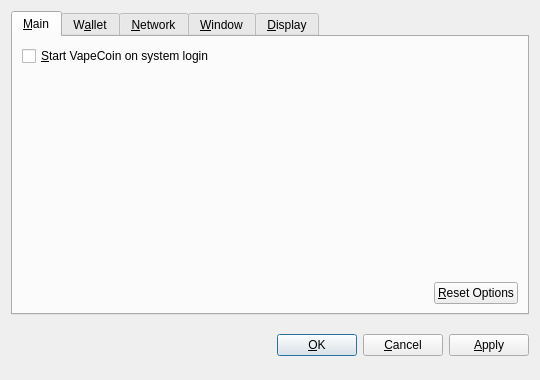
<?xml version="1.0" encoding="UTF-8"?>
<ui version="4.0">
 <class>OptionsDialog</class>
 <widget class="QDialog" name="OptionsDialog">
  <property name="geometry">
   <rect>
    <x>0</x>
    <y>0</y>
    <width>540</width>
    <height>380</height>
   </rect>
  </property>
  <property name="windowTitle">
   <string>Options</string>
  </property>
  <property name="modal">
   <bool>true</bool>
  </property>
  <layout class="QVBoxLayout" name="verticalLayout">
   <item>
    <widget class="QTabWidget" name="tabWidget">
     <property name="tabPosition">
      <enum>QTabWidget::North</enum>
     </property>
     <property name="currentIndex">
      <number>0</number>
     </property>
     <widget class="QWidget" name="tabMain">
      <attribute name="title">
       <string>&amp;Main</string>
      </attribute>
      <layout class="QVBoxLayout" name="verticalLayout_Main">
       <item>
        <widget class="QCheckBox" name="bitcoinAtStartup">
         <property name="toolTip">
          <string>Automatically start VapeCoin after logging in to the system.</string>
         </property>
         <property name="text">
          <string>&amp;Start VapeCoin on system login</string>
         </property>
        </widget>
       </item>
       <item>
        <spacer name="verticalSpacer_Main">
         <property name="orientation">
          <enum>Qt::Vertical</enum>
         </property>
         <property name="sizeHint" stdset="0">
          <size>
           <width>20</width>
           <height>40</height>
          </size>
         </property>
        </spacer>
       </item>
       <item>
        <layout class="QHBoxLayout" name="horizontalLayout_2_Main">
         <item>
          <spacer name="horizontalSpacer_2_Main">
           <property name="orientation">
            <enum>Qt::Horizontal</enum>
           </property>
           <property name="sizeHint" stdset="0">
            <size>
             <width>40</width>
             <height>20</height>
            </size>
           </property>
          </spacer>
         </item>
         <item>
          <widget class="QPushButton" name="resetButton">
           <property name="toolTip">
            <string>Reset all client options to default.</string>
           </property>
           <property name="text">
            <string>&amp;Reset Options</string>
           </property>
           <property name="autoDefault">
            <bool>false</bool>
           </property>
          </widget>
         </item>
        </layout>
       </item>
      </layout>
     </widget>
     <widget class="QWidget" name="tabWallet">
      <attribute name="title">
       <string>W&amp;allet</string>
      </attribute>
      <layout class="QVBoxLayout" name="verticalLayout_Network">
       <item>
        <widget class="QLabel" name="transactionFeeInfoLabel">
         <property name="text">
          <string>Optional transaction fee per kB that helps make sure your transactions are processed quickly. Most transactions are 1 kB.</string>
         </property>
         <property name="textFormat">
          <enum>Qt::PlainText</enum>
         </property>
         <property name="wordWrap">
          <bool>true</bool>
         </property>
        </widget>
       </item>
       <item>
        <layout class="QHBoxLayout" name="horizontalLayout_1_Main">
         <item>
          <widget class="QLabel" name="transactionFeeLabel">
           <property name="text">
            <string>Pay transaction &amp;fee</string>
           </property>
           <property name="textFormat">
            <enum>Qt::PlainText</enum>
           </property>
           <property name="buddy">
            <cstring>transactionFee</cstring>
           </property>
          </widget>
         </item>
         <item>
          <widget class="BitcoinAmountField" name="transactionFee"/>
         </item>
         <item>
          <spacer name="horizontalSpacer_1_Main">
           <property name="orientation">
            <enum>Qt::Horizontal</enum>
           </property>
           <property name="sizeHint" stdset="0">
            <size>
             <width>40</width>
             <height>20</height>
            </size>
           </property>
          </spacer>
         </item>
        </layout>
       </item>
       <item>
        <widget class="QLabel" name="label">
         <property name="text">
          <string>If you disable the spending of unconfirmed change, the change from a transaction cannot be used until that transaction has at least one confirmation. This also affects how your balance is computed.</string>
         </property>
         <property name="wordWrap">
          <bool>true</bool>
         </property>
        </widget>
       </item>
       <item>
        <widget class="QCheckBox" name="spendZeroConfChange">
         <property name="text">
          <string>Spend unconfirmed change  (experts only)</string>
         </property>
        </widget>
       </item>
       <item>
        <spacer name="verticalSpacer">
         <property name="orientation">
          <enum>Qt::Vertical</enum>
         </property>
         <property name="sizeHint" stdset="0">
          <size>
           <width>20</width>
           <height>40</height>
          </size>
         </property>
        </spacer>
       </item>
      </layout>
     </widget>
     <widget class="QWidget" name="tabNetwork">
      <attribute name="title">
       <string>&amp;Network</string>
      </attribute>
      <layout class="QVBoxLayout" name="verticalLayout_Network">
       <item>
        <widget class="QCheckBox" name="mapPortUpnp">
         <property name="toolTip">
          <string>Automatically open the VapeCoin client port on the router. This only works when your router supports UPnP and it is enabled.</string>
         </property>
         <property name="text">
          <string>Map port using &amp;UPnP</string>
         </property>
        </widget>
       </item>
       <item>
        <widget class="QCheckBox" name="connectSocks">
         <property name="toolTip">
          <string>Connect to the VapeCoin network through a SOCKS proxy (e.g. when connecting through Tor).</string>
         </property>
         <property name="text">
          <string>&amp;Connect through SOCKS proxy:</string>
         </property>
        </widget>
       </item>
       <item>
        <layout class="QHBoxLayout" name="horizontalLayout_Network">
         <item>
          <widget class="QLabel" name="proxyIpLabel">
           <property name="text">
            <string>Proxy &amp;IP:</string>
           </property>
           <property name="textFormat">
            <enum>Qt::PlainText</enum>
           </property>
           <property name="buddy">
            <cstring>proxyIp</cstring>
           </property>
          </widget>
         </item>
         <item>
          <widget class="QValidatedLineEdit" name="proxyIp">
           <property name="maximumSize">
            <size>
             <width>140</width>
             <height>16777215</height>
            </size>
           </property>
           <property name="toolTip">
            <string>IP address of the proxy (e.g. 127.0.0.1)</string>
           </property>
          </widget>
         </item>
         <item>
          <widget class="QLabel" name="proxyPortLabel">
           <property name="text">
            <string>&amp;Port:</string>
           </property>
           <property name="textFormat">
            <enum>Qt::PlainText</enum>
           </property>
           <property name="buddy">
            <cstring>proxyPort</cstring>
           </property>
          </widget>
         </item>
         <item>
          <widget class="QLineEdit" name="proxyPort">
           <property name="maximumSize">
            <size>
             <width>55</width>
             <height>16777215</height>
            </size>
           </property>
           <property name="toolTip">
            <string>Port of the proxy (e.g. 9050)</string>
           </property>
          </widget>
         </item>
         <item>
          <widget class="QLabel" name="socksVersionLabel">
           <property name="text">
            <string>SOCKS &amp;Version:</string>
           </property>
           <property name="textFormat">
            <enum>Qt::PlainText</enum>
           </property>
           <property name="buddy">
            <cstring>socksVersion</cstring>
           </property>
          </widget>
         </item>
         <item>
          <widget class="QValueComboBox" name="socksVersion">
           <property name="toolTip">
            <string>SOCKS version of the proxy (e.g. 5)</string>
           </property>
          </widget>
         </item>
         <item>
          <spacer name="horizontalSpacer_Network">
           <property name="orientation">
            <enum>Qt::Horizontal</enum>
           </property>
           <property name="sizeHint" stdset="0">
            <size>
             <width>40</width>
             <height>20</height>
            </size>
           </property>
          </spacer>
         </item>
        </layout>
       </item>
       <item>
        <spacer name="verticalSpacer_Network">
         <property name="orientation">
          <enum>Qt::Vertical</enum>
         </property>
         <property name="sizeHint" stdset="0">
          <size>
           <width>20</width>
           <height>40</height>
          </size>
         </property>
        </spacer>
       </item>
      </layout>
     </widget>
     <widget class="QWidget" name="tabWindow">
      <attribute name="title">
       <string>&amp;Window</string>
      </attribute>
      <layout class="QVBoxLayout" name="verticalLayout_Window">
       <item>
        <widget class="QCheckBox" name="minimizeToTray">
         <property name="toolTip">
          <string>Show only a tray icon after minimizing the window.</string>
         </property>
         <property name="text">
          <string>&amp;Minimize to the tray instead of the taskbar</string>
         </property>
        </widget>
       </item>
       <item>
        <widget class="QCheckBox" name="minimizeOnClose">
         <property name="toolTip">
          <string>Minimize instead of exit the application when the window is closed. When this option is enabled, the application will be closed only after selecting Quit in the menu.</string>
         </property>
         <property name="text">
          <string>M&amp;inimize on close</string>
         </property>
        </widget>
       </item>
       <item>
        <spacer name="verticalSpacer_Window">
         <property name="orientation">
          <enum>Qt::Vertical</enum>
         </property>
         <property name="sizeHint" stdset="0">
          <size>
           <width>20</width>
           <height>40</height>
          </size>
         </property>
        </spacer>
       </item>
      </layout>
     </widget>
     <widget class="QWidget" name="tabDisplay">
      <attribute name="title">
       <string>&amp;Display</string>
      </attribute>
      <layout class="QVBoxLayout" name="verticalLayout_Display">
       <item>
        <layout class="QHBoxLayout" name="horizontalLayout_1_Display">
         <item>
          <widget class="QLabel" name="langLabel">
           <property name="text">
            <string>User Interface &amp;language:</string>
           </property>
           <property name="textFormat">
            <enum>Qt::PlainText</enum>
           </property>
           <property name="buddy">
            <cstring>lang</cstring>
           </property>
          </widget>
         </item>
         <item>
          <widget class="QValueComboBox" name="lang">
           <property name="toolTip">
            <string>The user interface language can be set here. This setting will take effect after restarting VapeCoin.</string>
           </property>
          </widget>
         </item>
        </layout>
       </item>
       <item>
        <layout class="QHBoxLayout" name="horizontalLayout_2_Display">
         <item>
          <widget class="QLabel" name="unitLabel">
           <property name="text">
            <string>&amp;Unit to show amounts in:</string>
           </property>
           <property name="textFormat">
            <enum>Qt::PlainText</enum>
           </property>
           <property name="buddy">
            <cstring>unit</cstring>
           </property>
          </widget>
         </item>
         <item>
          <widget class="QValueComboBox" name="unit">
           <property name="toolTip">
            <string>Choose the default subdivision unit to show in the interface and when sending coins.</string>
           </property>
          </widget>
         </item>
        </layout>
       </item>
       <item>
        <widget class="QCheckBox" name="displayAddresses">
         <property name="toolTip">
          <string>Whether to show VapeCoin addresses in the transaction list or not.</string>
         </property>
         <property name="text">
          <string>&amp;Display addresses in transaction list</string>
         </property>
        </widget>
       </item>
       <item>
        <widget class="QCheckBox" name="coinControlFeatures">
         <property name="toolTip">
          <string>Whether to show coin control features or not.</string>
         </property>
         <property name="text">
          <string>Display coin &amp;control features (experts only!)</string>
         </property>
        </widget>
       </item>
       <item>
        <spacer name="verticalSpacer_Display">
         <property name="orientation">
          <enum>Qt::Vertical</enum>
         </property>
         <property name="sizeHint" stdset="0">
          <size>
           <width>20</width>
           <height>40</height>
          </size>
         </property>
        </spacer>
       </item>
      </layout>
     </widget>
    </widget>
   </item>
   <item>
    <layout class="QHBoxLayout" name="horizontalLayout_Buttons">
     <item>
      <spacer name="horizontalSpacer_1">
       <property name="orientation">
        <enum>Qt::Horizontal</enum>
       </property>
       <property name="sizeHint" stdset="0">
        <size>
         <width>40</width>
         <height>48</height>
        </size>
       </property>
      </spacer>
     </item>
     <item>
      <widget class="QLabel" name="statusLabel">
       <property name="font">
        <font>
         <weight>75</weight>
         <bold>true</bold>
        </font>
       </property>
       <property name="text">
        <string/>
       </property>
       <property name="textFormat">
        <enum>Qt::PlainText</enum>
       </property>
       <property name="wordWrap">
        <bool>true</bool>
       </property>
      </widget>
     </item>
     <item>
      <spacer name="horizontalSpacer_2">
       <property name="orientation">
        <enum>Qt::Horizontal</enum>
       </property>
       <property name="sizeHint" stdset="0">
        <size>
         <width>40</width>
         <height>48</height>
        </size>
       </property>
      </spacer>
     </item>
     <item>
      <widget class="QPushButton" name="okButton">
       <property name="text">
        <string>&amp;OK</string>
       </property>
      </widget>
     </item>
     <item>
      <widget class="QPushButton" name="cancelButton">
       <property name="text">
        <string>&amp;Cancel</string>
       </property>
       <property name="autoDefault">
        <bool>false</bool>
       </property>
      </widget>
     </item>
     <item>
      <widget class="QPushButton" name="applyButton">
       <property name="text">
        <string>&amp;Apply</string>
       </property>
       <property name="autoDefault">
        <bool>false</bool>
       </property>
      </widget>
     </item>
    </layout>
   </item>
  </layout>
 </widget>
 <customwidgets>
  <customwidget>
   <class>BitcoinAmountField</class>
   <extends>QSpinBox</extends>
   <header>bitcoinamountfield.h</header>
  </customwidget>
  <customwidget>
   <class>QValueComboBox</class>
   <extends>QComboBox</extends>
   <header>qvaluecombobox.h</header>
  </customwidget>
  <customwidget>
   <class>QValidatedLineEdit</class>
   <extends>QLineEdit</extends>
   <header>qvalidatedlineedit.h</header>
  </customwidget>
 </customwidgets>
 <resources/>
 <connections/>
</ui>
